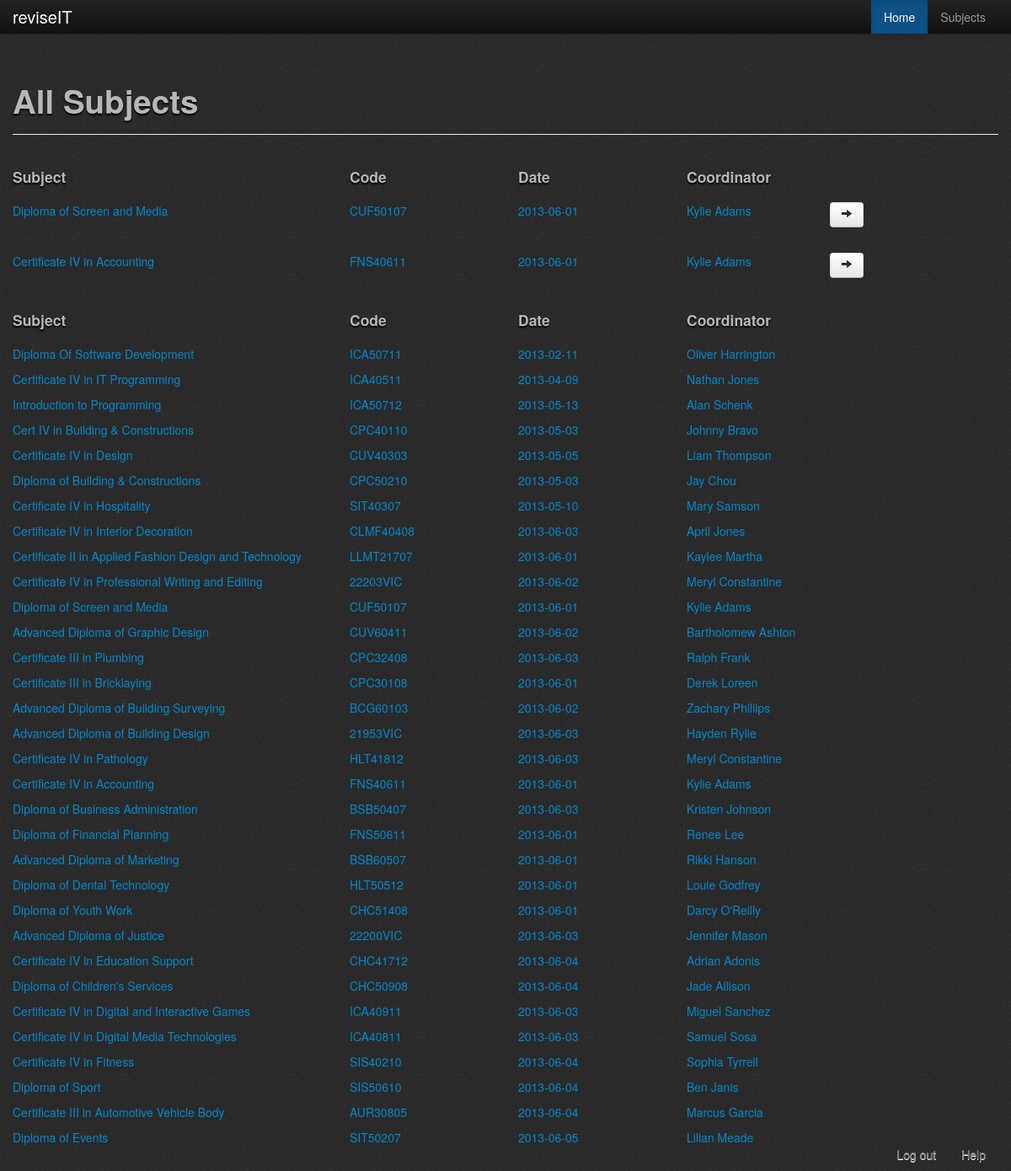
Page /php/subjects/all_Subjects.php (signed in) on the earlier database version.
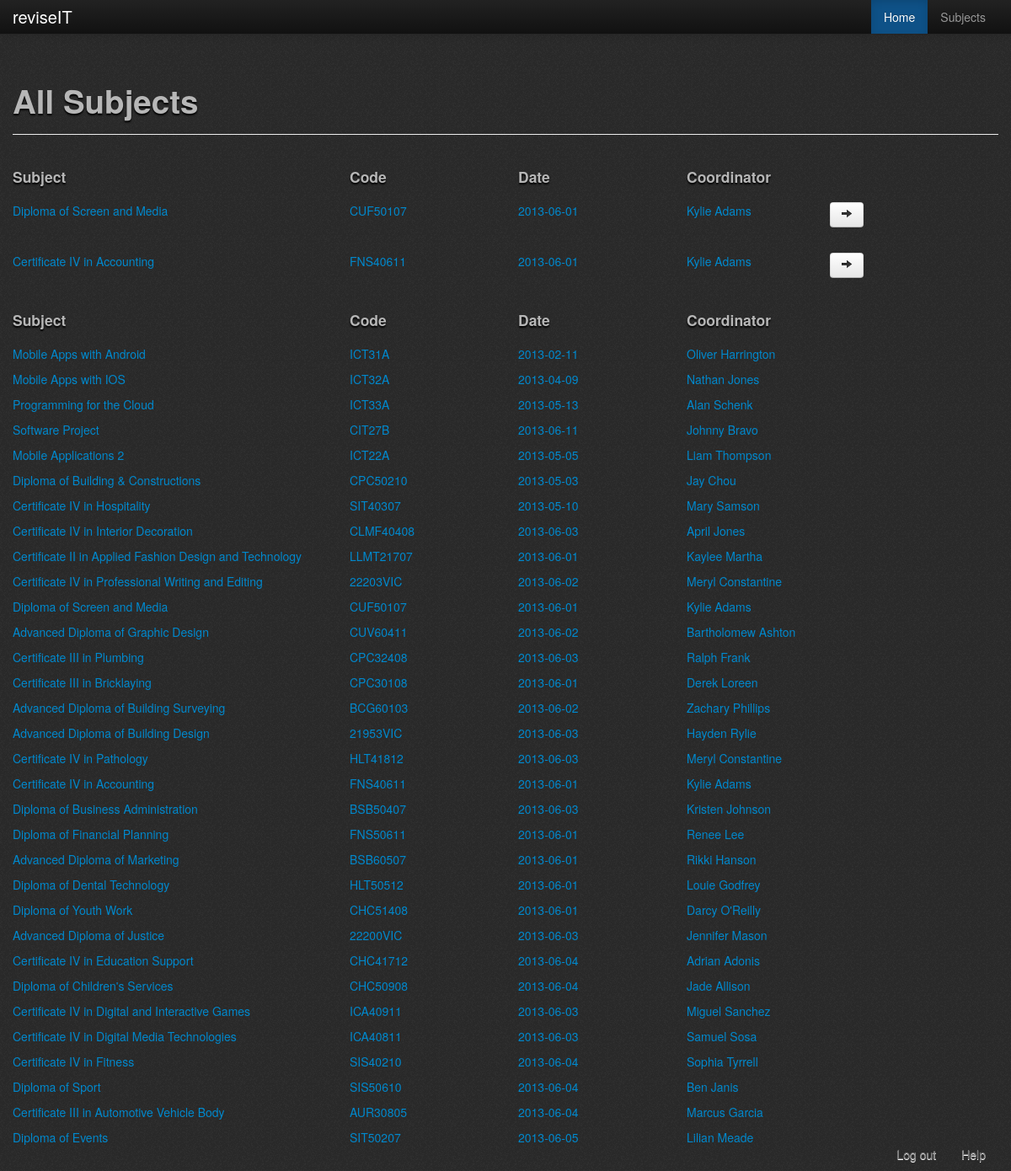
Same page on the later database version.
### tables this page shows
CREATE TABLE IF NOT EXISTS `subject` (
  `SubjectID` int(11) NOT NULL AUTO_INCREMENT,
  `SubjectCode` varchar(50) NOT NULL,
  `SubjectName` text NOT NULL,
  `UserID` int(11) NOT NULL,
  `Dateupdated` date NOT NULL,
  PRIMARY KEY (`SubjectID`),
  KEY `FK_subject` (`UserID`)
);

CREATE TABLE IF NOT EXISTS `users` (
  `UserID` int(11) NOT NULL AUTO_INCREMENT,
  `fName` varchar(50) NOT NULL,
  `lName` varchar(50) NOT NULL,
  `username` varchar(50) NOT NULL,
  `password` varchar(50) NOT NULL,
  `role` int(1) NOT NULL COMMENT '1 = Admin, 2 = Coordinator, 3 = Teacher, 4 = Student',
  `locked` tinyint(1) NOT NULL COMMENT '0 = unlocked, 1 = locked',
  PRIMARY KEY (`UserID`)
);

### php/subjects/subjects.php (the view, shortened to what the changed rows need)
<?php
	include '../getConnection.php';
	$userRole = $_SESSION['Role'];
	try
	{
		if($userRole == 1)
		{
			$result = $db->prepare("SELECT * FROM subject, users WHERE subject.UserID = users.UserID");
			$result->execute();
		}
		else if($userRole == 2)
		{
			$result = $db->prepare("SELECT * FROM subject, users WHERE subject.UserID = users.UserID");
			$result->execute();
		}
		if($userRole == 1)
		{
			echo "<div class='span8 bootstro' data-bootstro-placement='bottom' data-bootstro-title='List of subjects' data-bootstro-content='You may click on one of these links to go to the topics page that is associated with the selected subject.'>";
				echo "<div class='row-fluid'>";
					echo "<div class='span4'><h4>Subject</h4></div>";
					echo "<div class='span2'><h4>Code</h4></div>";
					echo "<div class='span2'><h4>Date</h4></div>";
					echo "<div class='span2'><h4>Coordinator</h4></div>";
					echo "<div class='span2'>&nbsp</div>";
				echo "</div>";
					while($row = $result->fetch(PDO::FETCH_ASSOC))
					{
						$subjectID = $row['SubjectID'];
						$subjectName = $row['SubjectName'];
						$subjectCode = $row['SubjectCode'];
						$dateUpdated = $row['Dateupdated'];
						$firstName = $row['fName'];
						$lastName = $row['lName'];
						$subject_query = $db->prepare("SELECT * FROM subject WHERE SubjectID = '".$subjectID."'");
						$subject_query->execute();
						$user_query = $db->prepare("SELECT UserID, fName, lName FROM users WHERE role = 2 OR role = 3");
						$user_query->execute();
						echo "<div class='row-fluid'>";
							echo "<a href='../topics/viewTopic.php?ID=".$row['SubjectID']."'>";
									echo "<div class='span4'>".$row['SubjectName']."</div>";
									echo "<div class='span2'>".$row['SubjectCode']."</div>";
									echo "<div class='span2'>".$row['Dateupdated']."</div>";
									echo "<div class='span2'>".$row['fName']." ".$row['lName']."</div>";
							echo "</a>";
							echo "<a rel='popover' data-content='<a class=".'btn'." name=".'edit_Subject'." data-toggle=".'collapse'." data-target=".'#editSub'.$subjectID.''.">Edit</a><a href=".'delete_subject.php?DELETEID='.$subjectID.''." class=".'btn'." name=".'delete_Subject'." value=".$subjectID.">Delete</a>' class='btn popups' data-toggle='popover'><i class='icon-arrow-right'></i></a>";
							echo "<div id='editSub".$subjectID."' class='collapse div'>";
								echo "<div class='hero-unit'>";
									echo "<h4>Editing Subject: <em><u>".$subjectName."</u></em></h4>";
									echo "<form method='post' action='edit_subject.php?ID=".$row['SubjectID']."'>";
									echo "<fieldset>";
										echo "<div class='control-group'>";
						        			echo "<label class='control-label' for='subject_code'>Subject Code</label>";
						        			echo "<div class='controls'>";
						        				echo "<input type='text' name='subject_code".$subjectID."' id='subject_code' value='".$subjectCode."' />";
						        			echo "</div>";
						        		echo "</div>";
						        		echo "<div class='control-group'>";
						        			echo "<label class='control-label' for='subject_code'>Subject Name</label>";
						        			echo "<div class='controls'>";
						        				echo "<input type='text' name='subject_name".$subjectID."' id='subject_name' value='".$subjectName."' />";
						        			echo "</div>";
						        		echo "</div>";
						        		echo "<label class='control-label' for='subject_coodinator'>Coordinator</label>";
					        			echo "<select name='subject_coordinator".$subjectID."' id='subject_coordinator' multiple='multiple'>";
										    while($row = $user_query->fetch(PDO::FETCH_ASSOC))
											{
												echo("<option value='". $row['UserID'] ."' >". $row['fName'] ." ". $row['lName'] ."</option>");
											}
										echo "</select>";
									echo "</fieldset>";
						        		echo '<button type="submit" name="update_submit" class="btn">Update</button>';
									echo "</form>";
								echo "</div>";
							echo "</div>";
						echo "</div>";
					}
			echo "</div>";
		}
		else if($userRole == 2)
		{
			echo "<div class='span12 bootstro' data-bootstro-placement='bottom' data-bootstro-title='List of subjects' data-bootstro-content='You may click on one of these links to go to the topics page that is associated with the selected subject.'>";
					echo "<div class='row-fluid'>";
					while($row = $result->fetch(PDO::FETCH_ASSOC)){
							echo "<a href='../topics/viewTopic.php?ID=".$row['SubjectID']."'>";
									echo "<div class='span4'>".$row['SubjectName']."</div>";
									echo "<div class='span2'>".$row['SubjectCode']."</div>";
									echo "<div class='span2'>".$row['Dateupdated']."</div>";
									echo "<div class='span2'>".$row['fName']." ".$row['lName']."</div>";
							echo "</a>";
					}
					echo "</div>";
			echo "</div>";
		}
	}
	catch(PDOException $e)
	{
		echo $e->getMessage();
	}
?>

### php/subjects/subjects_menu_bar.php (shortened to what the changed rows need)
<div class="navbar navbar-fixed-top navbar-inverse">
	<div class="navbar-inner">
		<div class="container">
			<a href="../home_page_director.php" class="brand">reviseIT</a>
			<div class="nav-collapse collapse">
				<ul class="nav pull-right">
				</ul>
			</div>
		</div>
	</div>
</div>

Differences in the rows shown:
changed subject "Oliver": SubjectName "Diploma Of Software Development" → "Mobile Apps with Android"; SubjectCode "ICA50711" → "ICT31A"
changed subject "Nathan": SubjectName "Certificate IV in IT Programming" → "Mobile Apps with IOS"; SubjectCode "ICA40511" → "ICT32A"
changed subject "Alan": SubjectName "Introduction to Programming" → "Programming for the Cloud"; SubjectCode "ICA50712" → "ICT33A"
changed subject "Johnny": SubjectName "Cert IV in Building & Constructions" → "Software Project"; SubjectCode "CPC40110" → "CIT27B"; Dateupdated "2013-05-03" → "2013-06-11"
changed subject "Liam": SubjectName "Certificate IV in Design" → "Mobile Applications 2"; SubjectCode "CUV40303" → "ICT22A"
